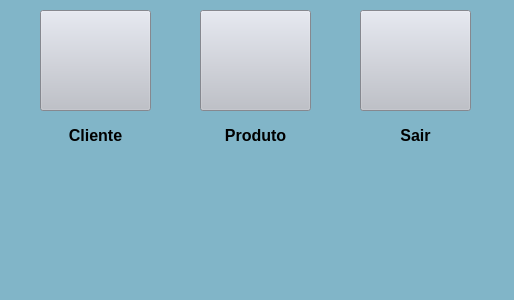
<?xml version="1.0" encoding="UTF-8"?>
<ui version="4.0">
 <class>FormGeral</class>
 <widget class="QWidget" name="FormGeral">
  <property name="geometry">
   <rect>
    <x>0</x>
    <y>0</y>
    <width>514</width>
    <height>300</height>
   </rect>
  </property>
  <property name="windowTitle">
   <string>Form</string>
  </property>
  <property name="styleSheet">
   <string notr="true">background-color: rgb(129, 181, 200);</string>
  </property>
  <widget class="QPushButton" name="bt_cliente">
   <property name="geometry">
    <rect>
     <x>40</x>
     <y>10</y>
     <width>111</width>
     <height>101</height>
    </rect>
   </property>
   <property name="toolTip">
    <string>&lt;html&gt;&lt;head/&gt;&lt;body&gt;&lt;p&gt;&lt;img src=&quot;:/deletar_icon/imagens/deletar.png&quot;/&gt;&lt;/p&gt;&lt;/body&gt;&lt;/html&gt;</string>
   </property>
   <property name="styleSheet">
    <string notr="true">image: url(:/cliente_icon/imagens/cliente.png);
background-color: rgb(188, 191, 200);</string>
   </property>
   <property name="text">
    <string/>
   </property>
  </widget>
  <widget class="QPushButton" name="bt_produtos">
   <property name="geometry">
    <rect>
     <x>200</x>
     <y>10</y>
     <width>111</width>
     <height>101</height>
    </rect>
   </property>
   <property name="toolTip">
    <string>&lt;html&gt;&lt;head/&gt;&lt;body&gt;&lt;p&gt;&lt;img src=&quot;:/deletar_icon/imagens/deletar.png&quot;/&gt;&lt;/p&gt;&lt;/body&gt;&lt;/html&gt;</string>
   </property>
   <property name="styleSheet">
    <string notr="true">image: url(:/produto_icon/imagens/produto.png);
background-color: rgb(188, 191, 200);</string>
   </property>
   <property name="text">
    <string/>
   </property>
  </widget>
  <widget class="QPushButton" name="bt_sair">
   <property name="geometry">
    <rect>
     <x>360</x>
     <y>10</y>
     <width>111</width>
     <height>101</height>
    </rect>
   </property>
   <property name="toolTip">
    <string>&lt;html&gt;&lt;head/&gt;&lt;body&gt;&lt;p&gt;&lt;img src=&quot;:/sair_icon/imagens/sair.png&quot;/&gt;&lt;/p&gt;&lt;/body&gt;&lt;/html&gt;</string>
   </property>
   <property name="styleSheet">
    <string notr="true">image: url(:/sair_icon/imagens/sair.png);
background-color: rgb(188, 191, 200);</string>
   </property>
   <property name="text">
    <string/>
   </property>
  </widget>
  <widget class="QLabel" name="lb_cliente">
   <property name="geometry">
    <rect>
     <x>40</x>
     <y>120</y>
     <width>111</width>
     <height>31</height>
    </rect>
   </property>
   <property name="font">
    <font>
     <family>Segoe UI</family>
     <pointsize>12</pointsize>
     <weight>75</weight>
     <bold>true</bold>
    </font>
   </property>
   <property name="text">
    <string>Cliente</string>
   </property>
   <property name="alignment">
    <set>Qt::AlignCenter</set>
   </property>
  </widget>
  <widget class="QLabel" name="lb_produto">
   <property name="geometry">
    <rect>
     <x>200</x>
     <y>120</y>
     <width>111</width>
     <height>31</height>
    </rect>
   </property>
   <property name="font">
    <font>
     <family>Segoe UI</family>
     <pointsize>12</pointsize>
     <weight>75</weight>
     <bold>true</bold>
    </font>
   </property>
   <property name="text">
    <string>Produto</string>
   </property>
   <property name="alignment">
    <set>Qt::AlignCenter</set>
   </property>
  </widget>
  <widget class="QLabel" name="lb_sair">
   <property name="geometry">
    <rect>
     <x>360</x>
     <y>120</y>
     <width>111</width>
     <height>31</height>
    </rect>
   </property>
   <property name="font">
    <font>
     <family>Segoe UI</family>
     <pointsize>12</pointsize>
     <weight>75</weight>
     <bold>true</bold>
    </font>
   </property>
   <property name="text">
    <string>Sair</string>
   </property>
   <property name="alignment">
    <set>Qt::AlignCenter</set>
   </property>
  </widget>
 </widget>
 <resources>
  <include location="deletar_icon.qrc"/>
  <include location="produto_icon.qrc"/>
  <include location="cliente_icon.qrc"/>
  <include location="sair_icon.qrc"/>
 </resources>
 <connections/>
</ui>
